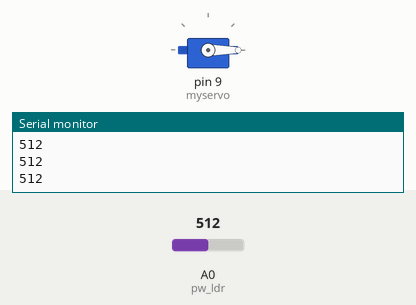
Recording of a sketch running on a simulated Arduino Uno, built with avr-gcc and run on an emulated ATmega328P. Parts: servo, the last lines printed to the serial monitor. The inputs (shaded band) are chosen by the test bench; at power-on: A0 (pw_ldr) = 512.

Above: at 1.2 s.
1.3 s: A0 (pw_ldr) set to 716
At 2.1 s:
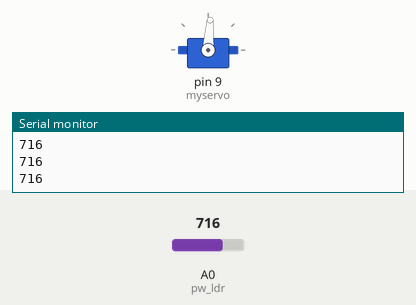
2.8 s: A0 (pw_ldr) set to 900
At 3.7 s:
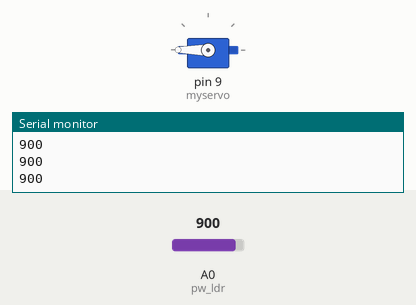
4.3 s: A0 (pw_ldr) set to 511
At 5.0 s:
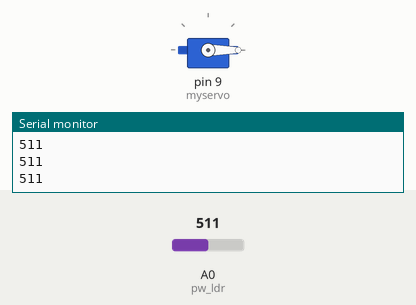
5.8 s: A0 (pw_ldr) set to 1023
At 6.3 s:
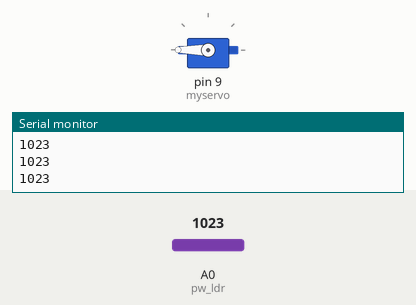
Timing chart, 0 to 8.3 s (numbered marks = the images above; inputs shaded):
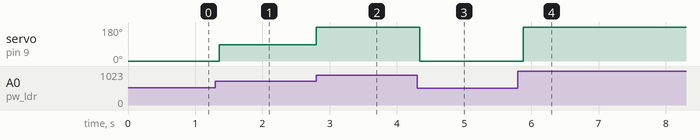

Measured:
- after the input at 1.3 s, servo on pin 9 (myservo): 0° → 86° after 0.06 s
- after the input at 2.8 s, servo on pin 9 (myservo): 86° → 180° at once
- after the input at 4.3 s, servo on pin 9 (myservo): 180° → 0° at once
- after the input at 5.8 s, servo on pin 9 (myservo): 0° → 180° after 0.08 s

The sketch:

tp4-servo.ino
```cpp
/*
 Controlling a servo position using a potentiometer (variable resistor)
 by Michal Rinott <http://people.interaction-ivrea.it/m.rinott>

 modified on 8 Nov 2013
 by Scott Fitzgerald
 http://www.arduino.cc/en/Tutorial/Knob
*/

#include <Servo.h>

Servo myservo;  // create servo object to control a servo

int pw_ldr = A0;  // analog pin used to connect the potentiometer
int val;    // variable to read the value from the analog pin

void setup() {
  myservo.attach(9);  // attaches the servo on pin 9 to the servo object
  Serial.begin (9600);
}

void loop() {
  int valor = analogRead (pw_ldr);
  Serial.println (valor);
  int angulo = map (valor,570, 875, 0, 180);
  myservo.write (angulo);
  delay (90);
   //for (int i=0; i <= 180; i++){
  //myservo.write(i);                  // sets the servo position according to the scaled value
  //delay(20);
   }
  //for (int i=180; i >= 0; i--){
  //myservo.write(i);
  //delay(20);
```
